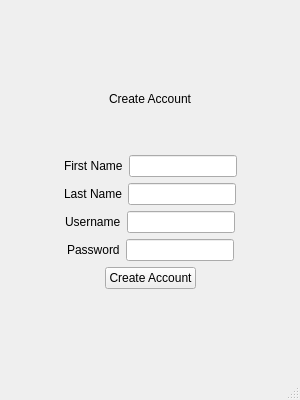
<?xml version="1.0" encoding="UTF-8"?>
<ui version="4.0">
 <class>createAccountWin</class>
 <widget class="QMainWindow" name="createAccountWin">
  <property name="geometry">
   <rect>
    <x>0</x>
    <y>0</y>
    <width>300</width>
    <height>400</height>
   </rect>
  </property>
  <property name="minimumSize">
   <size>
    <width>300</width>
    <height>400</height>
   </size>
  </property>
  <property name="maximumSize">
   <size>
    <width>300</width>
    <height>400</height>
   </size>
  </property>
  <property name="windowTitle">
   <string>Create Account</string>
  </property>
  <widget class="QWidget" name="centralwidget">
   <layout class="QVBoxLayout" name="verticalLayout">
    <item>
     <spacer name="verticalSpacer_5">
      <property name="orientation">
       <enum>Qt::Vertical</enum>
      </property>
      <property name="sizeHint" stdset="0">
       <size>
        <width>20</width>
        <height>40</height>
       </size>
      </property>
     </spacer>
    </item>
    <item>
     <spacer name="verticalSpacer_2">
      <property name="orientation">
       <enum>Qt::Vertical</enum>
      </property>
      <property name="sizeHint" stdset="0">
       <size>
        <width>20</width>
        <height>40</height>
       </size>
      </property>
     </spacer>
    </item>
    <item>
     <layout class="QHBoxLayout" name="horizontalLayout_2">
      <item>
       <spacer name="horizontalSpacer">
        <property name="orientation">
         <enum>Qt::Horizontal</enum>
        </property>
        <property name="sizeHint" stdset="0">
         <size>
          <width>40</width>
          <height>20</height>
         </size>
        </property>
       </spacer>
      </item>
      <item>
       <widget class="QLabel" name="label">
        <property name="text">
         <string>Create Account</string>
        </property>
       </widget>
      </item>
      <item>
       <spacer name="horizontalSpacer_2">
        <property name="orientation">
         <enum>Qt::Horizontal</enum>
        </property>
        <property name="sizeHint" stdset="0">
         <size>
          <width>40</width>
          <height>20</height>
         </size>
        </property>
       </spacer>
      </item>
     </layout>
    </item>
    <item>
     <spacer name="verticalSpacer_3">
      <property name="orientation">
       <enum>Qt::Vertical</enum>
      </property>
      <property name="sizeHint" stdset="0">
       <size>
        <width>20</width>
        <height>40</height>
       </size>
      </property>
     </spacer>
    </item>
    <item>
     <layout class="QHBoxLayout" name="horizontalLayout_3">
      <item>
       <spacer name="horizontalSpacer_3">
        <property name="orientation">
         <enum>Qt::Horizontal</enum>
        </property>
        <property name="sizeHint" stdset="0">
         <size>
          <width>40</width>
          <height>20</height>
         </size>
        </property>
       </spacer>
      </item>
      <item>
       <widget class="QLabel" name="label_2">
        <property name="text">
         <string>First Name</string>
        </property>
       </widget>
      </item>
      <item>
       <widget class="QLineEdit" name="firstNameInput"/>
      </item>
      <item>
       <spacer name="horizontalSpacer_4">
        <property name="orientation">
         <enum>Qt::Horizontal</enum>
        </property>
        <property name="sizeHint" stdset="0">
         <size>
          <width>40</width>
          <height>20</height>
         </size>
        </property>
       </spacer>
      </item>
     </layout>
    </item>
    <item>
     <layout class="QHBoxLayout" name="horizontalLayout_4">
      <item>
       <spacer name="horizontalSpacer_5">
        <property name="orientation">
         <enum>Qt::Horizontal</enum>
        </property>
        <property name="sizeHint" stdset="0">
         <size>
          <width>40</width>
          <height>20</height>
         </size>
        </property>
       </spacer>
      </item>
      <item>
       <widget class="QLabel" name="label_3">
        <property name="text">
         <string>Last Name</string>
        </property>
       </widget>
      </item>
      <item>
       <widget class="QLineEdit" name="lastNameInput"/>
      </item>
      <item>
       <spacer name="horizontalSpacer_6">
        <property name="orientation">
         <enum>Qt::Horizontal</enum>
        </property>
        <property name="sizeHint" stdset="0">
         <size>
          <width>40</width>
          <height>20</height>
         </size>
        </property>
       </spacer>
      </item>
     </layout>
    </item>
    <item>
     <layout class="QHBoxLayout" name="horizontalLayout_5">
      <item>
       <spacer name="horizontalSpacer_7">
        <property name="orientation">
         <enum>Qt::Horizontal</enum>
        </property>
        <property name="sizeHint" stdset="0">
         <size>
          <width>40</width>
          <height>20</height>
         </size>
        </property>
       </spacer>
      </item>
      <item>
       <widget class="QLabel" name="label_4">
        <property name="text">
         <string>Username</string>
        </property>
       </widget>
      </item>
      <item>
       <widget class="QLineEdit" name="usernameInput"/>
      </item>
      <item>
       <spacer name="horizontalSpacer_8">
        <property name="orientation">
         <enum>Qt::Horizontal</enum>
        </property>
        <property name="sizeHint" stdset="0">
         <size>
          <width>40</width>
          <height>20</height>
         </size>
        </property>
       </spacer>
      </item>
     </layout>
    </item>
    <item>
     <layout class="QHBoxLayout" name="horizontalLayout_6">
      <item>
       <spacer name="horizontalSpacer_9">
        <property name="orientation">
         <enum>Qt::Horizontal</enum>
        </property>
        <property name="sizeHint" stdset="0">
         <size>
          <width>40</width>
          <height>20</height>
         </size>
        </property>
       </spacer>
      </item>
      <item>
       <widget class="QLabel" name="label_5">
        <property name="text">
         <string>Password</string>
        </property>
       </widget>
      </item>
      <item>
       <widget class="QLineEdit" name="passwordInput"/>
      </item>
      <item>
       <spacer name="horizontalSpacer_10">
        <property name="orientation">
         <enum>Qt::Horizontal</enum>
        </property>
        <property name="sizeHint" stdset="0">
         <size>
          <width>40</width>
          <height>20</height>
         </size>
        </property>
       </spacer>
      </item>
     </layout>
    </item>
    <item>
     <layout class="QHBoxLayout" name="horizontalLayout">
      <item>
       <spacer name="horizontalSpacer_11">
        <property name="orientation">
         <enum>Qt::Horizontal</enum>
        </property>
        <property name="sizeHint" stdset="0">
         <size>
          <width>40</width>
          <height>20</height>
         </size>
        </property>
       </spacer>
      </item>
      <item>
       <widget class="QPushButton" name="createAccountBtn">
        <property name="text">
         <string>Create Account</string>
        </property>
       </widget>
      </item>
      <item>
       <spacer name="horizontalSpacer_12">
        <property name="orientation">
         <enum>Qt::Horizontal</enum>
        </property>
        <property name="sizeHint" stdset="0">
         <size>
          <width>40</width>
          <height>20</height>
         </size>
        </property>
       </spacer>
      </item>
     </layout>
    </item>
    <item>
     <spacer name="verticalSpacer">
      <property name="orientation">
       <enum>Qt::Vertical</enum>
      </property>
      <property name="sizeHint" stdset="0">
       <size>
        <width>20</width>
        <height>40</height>
       </size>
      </property>
     </spacer>
    </item>
    <item>
     <spacer name="verticalSpacer_4">
      <property name="orientation">
       <enum>Qt::Vertical</enum>
      </property>
      <property name="sizeHint" stdset="0">
       <size>
        <width>20</width>
        <height>40</height>
       </size>
      </property>
     </spacer>
    </item>
   </layout>
  </widget>
  <widget class="QMenuBar" name="menubar">
   <property name="geometry">
    <rect>
     <x>0</x>
     <y>0</y>
     <width>300</width>
     <height>22</height>
    </rect>
   </property>
  </widget>
  <widget class="QStatusBar" name="statusbar"/>
 </widget>
 <resources/>
 <connections/>
</ui>
